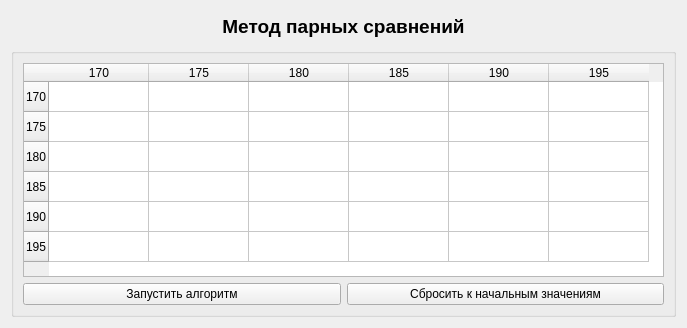
      <widget class="QWidget" name="page4_1">
       <property name="sizePolicy">
        <sizepolicy hsizetype="MinimumExpanding" vsizetype="MinimumExpanding">
         <horstretch>0</horstretch>
         <verstretch>0</verstretch>
        </sizepolicy>
       </property>
       <layout class="QVBoxLayout" name="verticalLayout_5">
        <item>
         <widget class="QLabel" name="title_p4">
          <property name="sizePolicy">
           <sizepolicy hsizetype="Preferred" vsizetype="Fixed">
            <horstretch>0</horstretch>
            <verstretch>0</verstretch>
           </sizepolicy>
          </property>
          <property name="styleSheet">
           <string notr="true">    color: black;              /* Цвет текста */
    font-weight: bold;         /* Жирный шрифт */
    font-size: 14pt;           /* Размер шрифта */
    padding: 4px 8px;          /* Внутренние отступы вокруг текста */</string>
          </property>
          <property name="text">
           <string>Метод парных сравнений</string>
          </property>
          <property name="alignment">
           <set>Qt::AlignmentFlag::AlignCenter</set>
          </property>
         </widget>
        </item>
        <item>
         <widget class="QGroupBox" name="group_box_p4">
          <property name="sizePolicy">
           <sizepolicy hsizetype="MinimumExpanding" vsizetype="Fixed">
            <horstretch>0</horstretch>
            <verstretch>0</verstretch>
           </sizepolicy>
          </property>
          <property name="title">
           <string/>
          </property>
          <property name="alignment">
           <set>Qt::AlignmentFlag::AlignCenter</set>
          </property>
          <property name="flat">
           <bool>false</bool>
          </property>
          <layout class="QVBoxLayout" name="verticalLayout">
           <item>
            <widget class="QTableWidget" name="table_p41">
             <property name="sizePolicy">
              <sizepolicy hsizetype="MinimumExpanding" vsizetype="Minimum">
               <horstretch>0</horstretch>
               <verstretch>0</verstretch>
              </sizepolicy>
             </property>
             <property name="sizeAdjustPolicy">
              <enum>QAbstractScrollArea::SizeAdjustPolicy::AdjustToContents</enum>
             </property>
             <property name="rowCount">
              <number>6</number>
             </property>
             <property name="columnCount">
              <number>6</number>
             </property>
             <row>
              <property name="text">
               <string>170</string>
              </property>
             </row>
             <row>
              <property name="text">
               <string>175</string>
              </property>
             </row>
             <row>
              <property name="text">
               <string>180</string>
              </property>
             </row>
             <row>
              <property name="text">
               <string>185</string>
              </property>
             </row>
             <row>
              <property name="text">
               <string>190</string>
              </property>
             </row>
             <row>
              <property name="text">
               <string>195</string>
              </property>
             </row>
             <column>
              <property name="text">
               <string>170</string>
              </property>
             </column>
             <column>
              <property name="text">
               <string>175</string>
              </property>
             </column>
             <column>
              <property name="text">
               <string>180</string>
              </property>
             </column>
             <column>
              <property name="text">
               <string>185</string>
              </property>
             </column>
             <column>
              <property name="text">
               <string>190</string>
              </property>
             </column>
             <column>
              <property name="text">
               <string>195</string>
              </property>
             </column>
            </widget>
           </item>
           <item>
            <layout class="QHBoxLayout" name="horizontalLayout_3">
             <item>
              <widget class="QPushButton" name="run_p4">
               <property name="text">
                <string>Запустить алгоритм</string>
               </property>
              </widget>
             </item>
             <item>
              <widget class="QPushButton" name="reset_p4">
               <property name="text">
                <string>Сбросить к начальным значениям</string>
               </property>
              </widget>
             </item>
            </layout>
           </item>
          </layout>
         </widget>
        </item>
       </layout>
      </widget>
